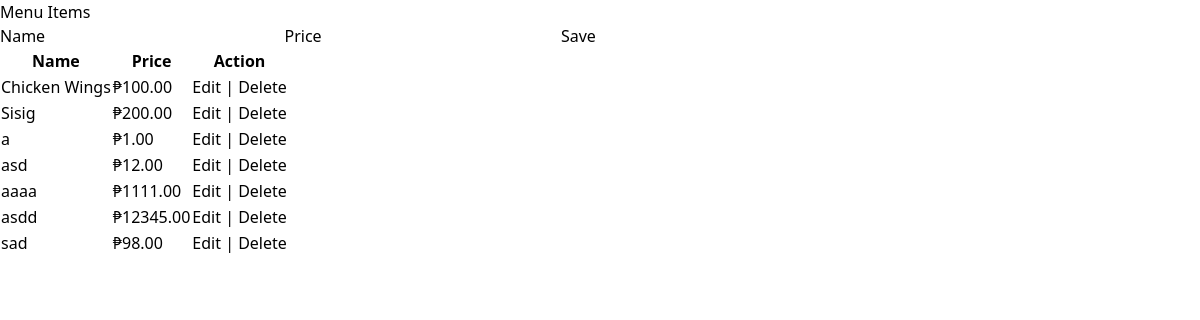
Before: /menulist/ with the older database file.
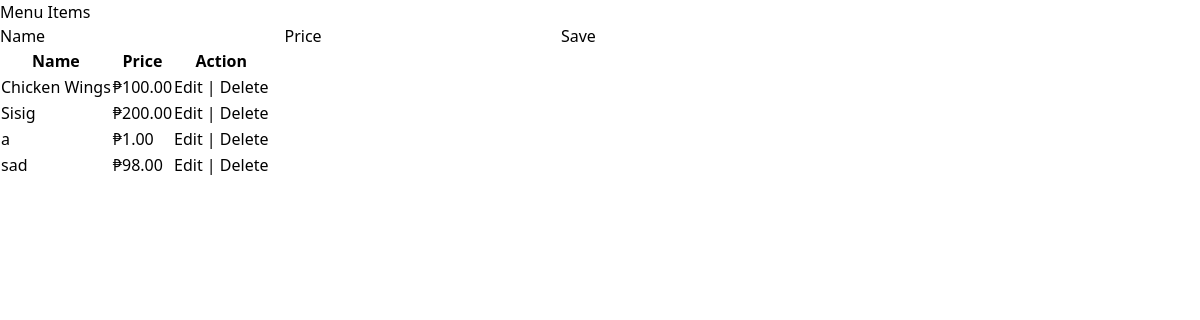
After: the same page with the newer database file.
### sales_list/models.py (models this page shows, shortened)
class MenuItem(models.Model):
    name = models.CharField(max_length=255)
    price = models.DecimalField(max_digits=10, decimal_places=2)

### sales_list/views.py (the view)
# urls.py: path('menulist/', sales.menu_list, name='menu_list'),
def menu_list(request):
    if request.method == 'POST':
        form = MenuForm(request.POST)
        if form.is_valid():
            form.save()
    all_items = MenuItem.objects.all()
    context = {
        'all_items': all_items,
    }
    return render(request, 'menulist.html', context)

### sales_list/templates/menulist.html (shortened to what this page needs)
{% extends 'base.html' %}
{% block content %}
<div>
    <h2>Menu Items</h2>
    <form method="POST">
        {% if item_to_edit %}
            <input type="hidden" name="item_id" value="{{ item_to_edit.id }}">
            <label for="name">Name</label>
            <input type="text" name="name" value="{{ item_to_edit.name }}">
            <label for="price">Price</label>
            <input type="number" name="price" value="{{ item_to_edit.price }}">
            <button type="submit" class="btn btn-primary">Update</button>
        {% else %}
            <label for="name">Name</label>
            <input type="text" name="name">
            <label for="price">Price</label>
            <input type="number" name="price">
            <button type="submit" class="btn btn-primary">Save</button>
        {% endif %}
    </form>
    <form method="POST">
        <table class="table-auto">
            <thead>
                <tr>
                    <th>Name</th>
                    <th>Price</th>
                    <th>Action</th>
                </tr>
                </thead>
                <tbody>
                    {% for item in all_items %}
                        <tr>
                            <td>{{ item.name }}</td>
                            <td>₱{{ item.price }}</td>
                            <td>
                                <a href= "{% url 'edit_menu_item' item.id %}">Edit</a> |
                                <a href= "{% url 'delete_menu_item' item.id %}">Delete</a>
                            </td>
                        </tr>
                    {% endfor %}
                </tbody>
        </table>
    </form>
</div>
{% endblock %}

Changed rows visible on the page:
removed MenuItem: name "asd", price "12.00"
removed MenuItem: name "aaaa", price "1111.00"
removed MenuItem: name "asdd", price "12345.00"
